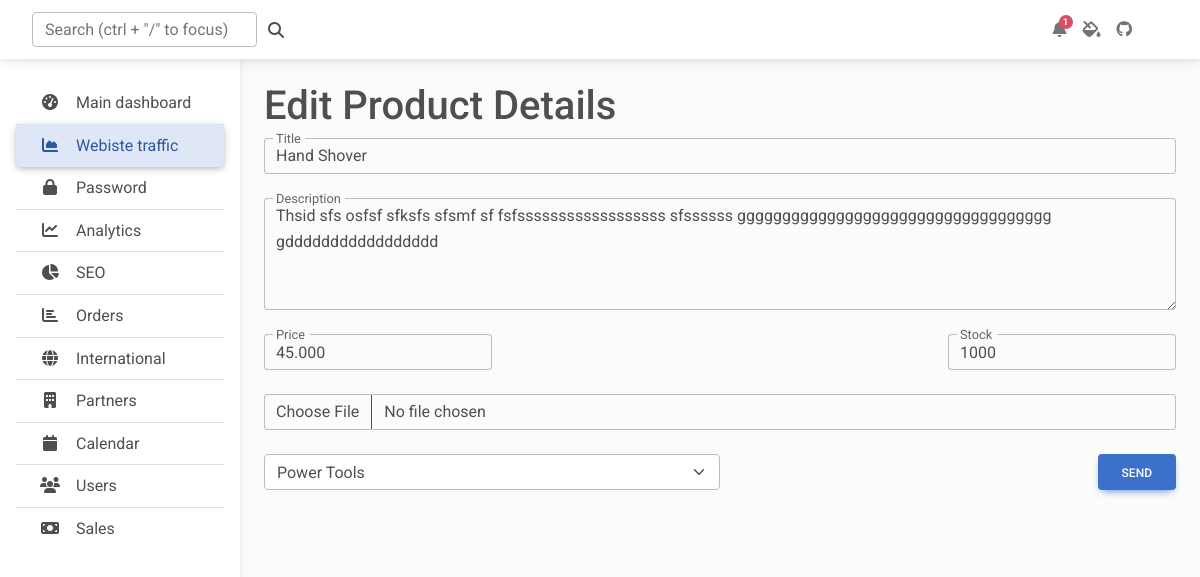
The app's page /admin/product_edit.php?item_id=13 (signed in), older data.
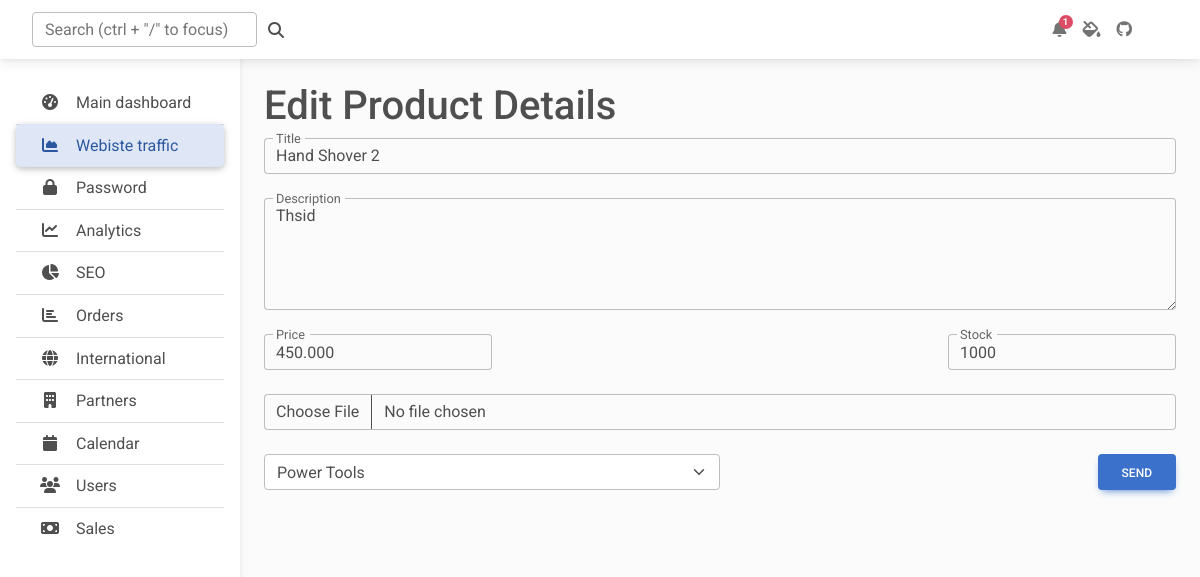
The same page, newer data.
### tables this page shows
CREATE TABLE IF NOT EXISTS `item` (
  `item_id` int(3) NOT NULL AUTO_INCREMENT,
  `title` varchar(50) NOT NULL,
  `description` varchar(1000) NOT NULL,
  `price` decimal(10,3) NOT NULL,
  `avail_stock` int(11) NOT NULL,
  `pictures` varchar(2000) NOT NULL,
  `cat_id` int(3) NOT NULL,
  PRIMARY KEY (`item_id`),
  KEY `fk_cat_id` (`cat_id`),
  CONSTRAINT `fk_cat_id` FOREIGN KEY (`cat_id`) REFERENCES `category` (`cat_id`) ON DELETE NO ACTION ON UPDATE NO ACTION
);

CREATE TABLE IF NOT EXISTS `category` (
  `cat_id` int(3) NOT NULL AUTO_INCREMENT,
  `cat_name` varchar(100) NOT NULL,
  PRIMARY KEY (`cat_id`)
);

### admin/product_edit.php (the view, shortened to what this page needs)
<?php include 'includes/session.php'; ?>
<?php include 'includes/header.php'; ?>
<body class="">
    <?php include "includes/navbar.php"; ?>
    <main style="margin-top: 58px">
        <div class="container pt-4 px-4">
            <h1>Edit Product Details</h1>
            <?php
            $conn = $pdo->open();
            $item_id = $_GET['item_id'];
            $stmt = $conn->prepare("SELECT * FROM `item` WHERE `item_id`='$item_id'");
            $stmt->execute();
            foreach ($stmt as $row) {
            ?>
                <form class="" method="post" enctype="multipart/form-data">
                    <div class="form-outline mb-4">
                        <input name="i-title" type="text" id="form4Example1" class="form-control" value="<?php echo $row['title'] ?>"/>
                        <label class="form-label" for="form4Example1">Title</label>
                    </div>
                    <div class="form-outline mb-4">
                        <textarea name="i-desc" class="form-control" id="form4Example3" rows="4"><?php echo $row['description'] ?></textarea>
                        <label class="form-label" for="form4Example3">Description</label>
                    </div>
                    <div class="d-flex justify-content-between">
                        <div class="form-outline mb-4 w-25">
                            <input name="i-price" type="number" id="form4Example2" class="form-control" value="<?php echo $row['price'] ?>"/>
                            <label class="form-label" for="form4Example2">Price</label>
                        </div>
                        <div class="form-outline mb-4 w-25">
                            <input name="i-stock" type="number" id="form4Example2" class="form-control" value="<?php echo $row['avail_stock'] ?>"/>
                            <label class="form-label" for="form4Example2">Stock</label>
                        </div>
                    </div>
                    <div class="form-outline mb-4">
                        <input name="i-image" type="file" class="form-control" id="customFile" value="<?php echo $row['pictures'] ?>"/>
                    </div>
                    <div class="d-flex justify-content-between mb-4">
                        <div class="d-flex justify-content-between w-100">
                            <select name="i-cate" class="form-control form-select select-input w-50">
                                <?php
                                $stmt2 = $conn->prepare("SELECT * FROM `category`");
                                $stmt2->execute();
                                foreach ($stmt2 as $row2) {
                                ?>
                                    <option value="1" <?php if($row['cat_id']==$row2['cat_id']) echo 'selected="selected"'; ?>><?php echo $row2['cat_name']; ?></option>
                                <?php
                                }
                                ?>
                            </select>
                            <button name="bt-edit" type="submit" class="btn btn-primary">Send</button>
                        </div>
                    </div>
                </form>
            <?php
            }
            ?>
        </div>
    </main>
</body>
</html>
</body>
</html>

Row changes from the older to the newer data that the page shows:
changed item "Power Tools": i-title "Hand Shover" → "Hand Shover 2"; i-desc "Thsid sfs osfsf sfksfs sfsmf sf fsfssssssssssssssssss sfssssss ggggggggggggggggggggggggggggggggggg gddddddddddddddddd" → "Thsid"; i-price "45.000" → "450.000"
